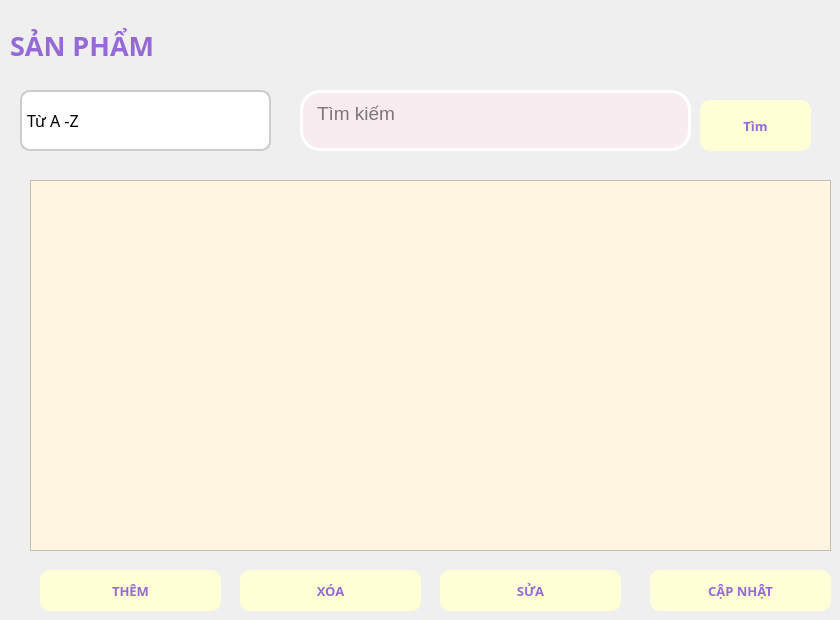
    <widget class="QWidget" name="sanpham">
     <widget class="QPushButton" name="btn_suasp">
      <property name="geometry">
       <rect>
        <x>440</x>
        <y>570</y>
        <width>181</width>
        <height>41</height>
       </rect>
      </property>
      <property name="font">
       <font>
        <family>Arial Black</family>
        <pointsize>10</pointsize>
        <weight>75</weight>
        <bold>true</bold>
       </font>
      </property>
      <property name="styleSheet">
       <string notr="true">QPushButton {
    background-color:rgb(255, 255, 215); /* Màu nền xanh dương */
    /* Màu chữ trắng rgb(255, 255, 215)*/
	color: rgb(149, 106, 214);
    border-radius: 10px; /* Bo góc */
}
QPushButton:hover {
 /* Màu nền khi rê chuột */
	background-color: rgb(108, 187, 174);
color: white
}
QPushButton:pressed {
    background-color: rgb(31, 97, 141); /* Màu nền khi nhấn */
}</string>
      </property>
      <property name="text">
       <string>SỬA</string>
      </property>
     </widget>
     <widget class="QPushButton" name="btn_xoasp">
      <property name="geometry">
       <rect>
        <x>240</x>
        <y>570</y>
        <width>181</width>
        <height>41</height>
       </rect>
      </property>
      <property name="font">
       <font>
        <family>Arial Black</family>
        <pointsize>10</pointsize>
        <weight>75</weight>
        <bold>true</bold>
       </font>
      </property>
      <property name="styleSheet">
       <string notr="true">QPushButton {
    background-color:rgb(255, 255, 215); /* Màu nền xanh dương */
    /* Màu chữ trắng rgb(255, 255, 215)*/
	color: rgb(149, 106, 214);
    border-radius: 10px; /* Bo góc */
}
QPushButton:hover {
 /* Màu nền khi rê chuột */
	background-color: rgb(108, 187, 174);
color: white
}
QPushButton:pressed {
    background-color: rgb(31, 97, 141); /* Màu nền khi nhấn */
}</string>
      </property>
      <property name="text">
       <string>XÓA</string>
      </property>
     </widget>
     <widget class="QComboBox" name="cbo_sp">
      <property name="geometry">
       <rect>
        <x>20</x>
        <y>90</y>
        <width>251</width>
        <height>61</height>
       </rect>
      </property>
      <property name="font">
       <font>
        <family>Rockwell Extra Bold</family>
        <pointsize>12</pointsize>
        <weight>10</weight>
        <italic>false</italic>
        <bold>false</bold>
       </font>
      </property>
      <property name="styleSheet">
       <string notr="true">QComboBox {
	
          background-color: white;
          border: 2px solid #ccc;
          border-radius: 10px;
          padding: 5px;
font: 81 12pt &quot;Rockwell Extra Bold&quot;;
      }
      QComboBox::drop-down {
          border: none;
          background: transparent;
      }
      QComboBox::down-arrow {
          image: url(down-arrow.png); /* Thay bằng icon của bạn */
          width: 14px;
          height: 14px;
      }
</string>
      </property>
      <item>
       <property name="text">
        <string>Từ A -Z</string>
       </property>
      </item>
      <item>
       <property name="text">
        <string>Từ Z-A</string>
       </property>
      </item>
      <item>
       <property name="text">
        <string/>
       </property>
      </item>
      <item>
       <property name="text">
        <string/>
       </property>
      </item>
     </widget>
     <widget class="QPushButton" name="btn_themsp">
      <property name="geometry">
       <rect>
        <x>40</x>
        <y>570</y>
        <width>181</width>
        <height>41</height>
       </rect>
      </property>
      <property name="font">
       <font>
        <family>Arial Black</family>
        <pointsize>10</pointsize>
        <weight>75</weight>
        <bold>true</bold>
       </font>
      </property>
      <property name="styleSheet">
       <string notr="true">QPushButton {
    background-color:rgb(255, 255, 215); /* Màu nền xanh dương */
    /* Màu chữ trắng rgb(255, 255, 215)*/
	color: rgb(149, 106, 214);
    border-radius: 10px; /* Bo góc */
}
QPushButton:hover {
 /* Màu nền khi rê chuột */
	background-color: rgb(108, 187, 174);
color: white
}
QPushButton:pressed {
    background-color: rgb(31, 97, 141); /* Màu nền khi nhấn */
}</string>
      </property>
      <property name="text">
       <string>THÊM</string>
      </property>
     </widget>
     <widget class="QLabel" name="label_10">
      <property name="geometry">
       <rect>
        <x>10</x>
        <y>10</y>
        <width>221</width>
        <height>71</height>
       </rect>
      </property>
      <property name="font">
       <font>
        <family>Segoe UI Black</family>
        <pointsize>20</pointsize>
        <weight>75</weight>
        <bold>true</bold>
       </font>
      </property>
      <property name="styleSheet">
       <string notr="true">color: rgb(149, 106, 214);</string>
      </property>
      <property name="text">
       <string>SẢN PHẨM</string>
      </property>
     </widget>
     <widget class="QTableView" name="tb_sanpham">
      <property name="geometry">
       <rect>
        <x>30</x>
        <y>180</y>
        <width>801</width>
        <height>371</height>
       </rect>
      </property>
      <property name="styleSheet">
       <string notr="true">
    QTableView {
        background-color: #FFF5E1;  /* Màu nền */
        alternate-background-color: #FFDAB9;  /* Màu xen kẽ */
        gridline-color: #8B0000;  /* Màu đường kẻ */
        color: #000;  /* Màu chữ */
    }
    QHeaderView::section {
        background-color: #FF7F50;  /* Màu tiêu đề */
        color: white;
        font-weight: bold;
        padding: 5px;
    }</string>
      </property>
      <property name="alternatingRowColors">
       <bool>true</bool>
      </property>
     </widget>
     <widget class="QTextEdit" name="txt_timkimsp">
      <property name="geometry">
       <rect>
        <x>300</x>
        <y>90</y>
        <width>391</width>
        <height>61</height>
       </rect>
      </property>
      <property name="font">
       <font>
        <pointsize>14</pointsize>
       </font>
      </property>
      <property name="styleSheet">
       <string notr="true">background-color: rgb(248, 236, 240);
border: 3px solid #ffffff;  /* Viền màu hồng */
        border-radius: 20px;
        padding: 5px 10px;</string>
      </property>
      <property name="placeholderText">
       <string>Tìm kiếm</string>
      </property>
     </widget>
     <widget class="QPushButton" name="btn_timkiemsp">
      <property name="geometry">
       <rect>
        <x>700</x>
        <y>100</y>
        <width>111</width>
        <height>51</height>
       </rect>
      </property>
      <property name="font">
       <font>
        <family>Arial Black</family>
        <pointsize>10</pointsize>
        <weight>75</weight>
        <bold>true</bold>
       </font>
      </property>
      <property name="styleSheet">
       <string notr="true">QPushButton {
    background-color:rgb(255, 255, 215); /* Màu nền xanh dương */
    /* Màu chữ trắng rgb(255, 255, 215)*/
	color: rgb(149, 106, 214);
    border-radius: 10px; /* Bo góc */
}
QPushButton:hover {
 /* Màu nền khi rê chuột */
	background-color: rgb(108, 187, 174);
color: white
}
QPushButton:pressed {
    background-color: rgb(31, 97, 141); /* Màu nền khi nhấn */
}</string>
      </property>
      <property name="text">
       <string>Tìm</string>
      </property>
     </widget>
     <widget class="QPushButton" name="btn_refresh">
      <property name="geometry">
       <rect>
        <x>650</x>
        <y>570</y>
        <width>181</width>
        <height>41</height>
       </rect>
      </property>
      <property name="font">
       <font>
        <family>Arial Black</family>
        <pointsize>10</pointsize>
        <weight>75</weight>
        <bold>true</bold>
       </font>
      </property>
      <property name="styleSheet">
       <string notr="true">QPushButton {
    background-color:rgb(255, 255, 215); /* Màu nền xanh dương */
    /* Màu chữ trắng rgb(255, 255, 215)*/
	color: rgb(149, 106, 214);
    border-radius: 10px; /* Bo góc */
}
QPushButton:hover {
 /* Màu nền khi rê chuột */
	background-color: rgb(108, 187, 174);
color: white
}
QPushButton:pressed {
    background-color: rgb(31, 97, 141); /* Màu nền khi nhấn */
}</string>
      </property>
      <property name="text">
       <string>CẬP NHẬT</string>
      </property>
     </widget>
    </widget>
